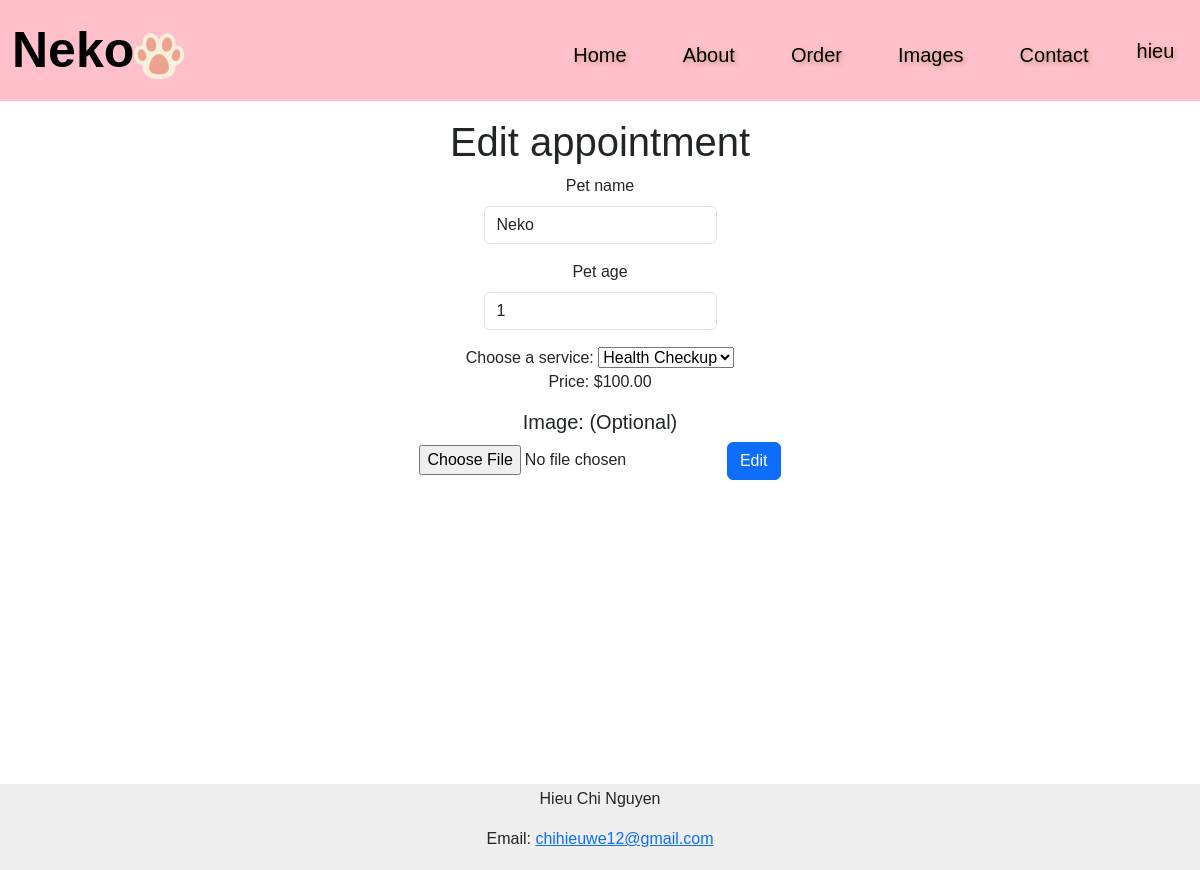
The app's page /edit (signed in) with its own data.
### tables this page shows
CREATE TABLE users (
    id INTEGER PRIMARY KEY AUTOINCREMENT NOT NULL, 
    name TEXT NOT NULL, 
    email TEXT NOT NULL,
    hash TEXT NOT NULL,
    cash NUMERIC NOT NULL DEFAULT 100.00
);

CREATE TABLE orders (
    id INTEGER PRIMARY KEY AUTOINCREMENT NOT NULL,
    user_id INTEGER,
    image_path TEXT,
    service TEXT,
    name TEXT,
    age TEXT, cash_spent NUMERIC,
    FOREIGN KEY(user_id) REFERENCES users(id)
);

### app.py (the view, shortened to what this page needs)
@app.route("/edit", methods=["GET", "POST"])
@login_required
def edit():
    order = db.execute("SELECT * FROM orders WHERE user_id = ?", session["user_id"])
    service = db.execute("SELECT name, price FROM service")
    cash = db.execute("SELECT cash FROM users WHERE id = ?", session["user_id"])
    cash = cash[0]["cash"] # Get the cash's current value, because db.execute return a list of dict
    return render_template("edit.html", navbar_style='navbar-alt', navbar_brand_style='navbar-brand-alt', nav_link_style='nav-link-alt', order=order, service=service)

### app.py (called while the page is built)
@app.after_request
def after_request(response):
    response.headers["Cache-Control"] = "no-cache, no-store, must-revalidate"
    response.headers["Expires"] = 0
    response.headers["Pragma"] = "no-cache"
    return response

def usd(value):
    return f"${value:,.2f}"

def login_required(f):
    @wraps(f)
    def decorated_function(*args, **kwargs):
        if session.get("user_id") is None:
            return redirect("/login")
        return f(*args, **kwargs)
    return decorated_function

### templates/edit.html (shortened to what this page needs)
{% extends "layout.html" %}
{% block main %}
<h1>Edit appointment</h1>
<form action="/edit" method="post" enctype="multipart/form-data">
    {% for order in order %}
    <div class="mb-3">
        <label for="petname" class="form-label">Pet name</label>
        <input id="petname" autofocus class="form-control mx-auto w-auto" autocomplete="off" name="petname" value="{{ order.name }}" type="text">
    </div>
    <div class="mb-3">
        <label for="petage" class="form-label">Pet age</label>
        <input id="petage" autofocus class="form-control mx-auto w-auto" autocomplete="off" name="petage" value="{{ order.age }}" type="text">
    </div>
    <label for="service">Choose a service:</label>
    <select id="service" name="service">
        {% for ser in service %}
            {% if order.service != ser.name %}
                <option value="{{ ser.name }}" data-price="{{ ser.price | usd }}">{{ ser.name }}</option>
            {% else %}
            <option value="{{ order.service }}" data-price="{{ ser.price | usd }}" selected>{{ order.service }}</option>
            {% endif %}
        {% endfor %}
    </select>
    <p id="price"></p>
    <h5>Image: (Optional)</h5>
    <input type="file" name="file" value="{{ order.image_path }}">
    <button class="btn btn-primary" type="submit">Edit</button>
    {% endfor %}
</form>
{% endblock %}

### templates/layout.html (shortened to what this page needs)
<!DOCTYPE html>
<html lang="en">
<head>
<link href="https://cdn.jsdelivr.net/npm/bootstrap@5.3.0/dist/css/bootstrap.min.css" rel="stylesheet">
<link rel="stylesheet" href="static/styles/styles.css">
</head>
<body>
<nav class="navbar navbar-expand-lg {{ navbar_style }}">
    <div class="container-fluid">
        <a class="navbar-brand {{ navbar_brand_style }}" href="/">Neko<img src="static/images/paw.png" width="50" height="50"></a>
        <div class="collapse navbar-collapse" id="navbarSupportedContent">
            {% if session["user_id"] %}
        <ul class="navbar-nav me-auto mt-2 mb-2 mb-lg-0">
            <li class="nav-item hover-underline-animation">
            <a class="nav-link {{ nav_link_style }}" href="/">Home</a>
            </li>
            <li class="nav-item">
            <a class="nav-link {{ nav_link_style }}" href="/about">About</a>
            </li>
            <li class="nav-item">
            <a class="nav-link {{ nav_link_style }}" href="/order">Order</a>
            </li>
            <li class="nav-item">
            <a class="nav-link {{ nav_link_style }}" href="#">Images</a>
            </li>
            <li class="nav-item">
            <a class="nav-link {{ nav_link_style }}" href="#">Contact</a>
            </li>
        </ul>
            <a class="nav-item nav-link {{ nav_link_style }}" href="/profile">{{ session["username"] }}</a>
        {% endif %}
    </div>
    </div>
    </nav>
<main class="container-fluid py-5 text-center">
    {% block main %}{% endblock %}
</main>
<footer>
    <p>Hieu Chi Nguyen</p>
    <p>Email: <a href="mailto:chihieuwe12@gmail.com">chihieuwe12@gmail.com</a></p>
</footer>
  </body>
</body>
</html>

### static/styles/styles.css (style rules this page uses)
* { font-family: 'proxima-nova', sans-serif; }
body { position: relative; min-height: 100vh; }
.navbar { position: fixed; top: 0; left: 0; right: 0; background-color: transparent; z-index: 1; }
.navbar-alt { position: fixed; top: 0; left: 0; right: 0; background-color: #FFC0CB; z-index: 1; }
.navbar-brand { color: rgb(255, 189, 189); font-size: 50px; font-weight: bold; margin-top: 0; }
.navbar-brand-alt { color: black; font-size: 50px; font-weight: bold; margin-top: 0; }
.navbar-nav { margin-left: 350px; }
.nav-link { margin-left: 15px; margin-right: 25px; font-size: 20px; color: rgb(255, 189, 189); text-shadow: 2px 2px 4px rgba(150, 111, 51, 0.5); }
.nav-link-alt { margin-left: 15px; margin-right: 25px; font-size: 20px; color: black; text-shadow: 2px 2px 4px rgba(150, 111, 51, 0.5); }
.container-fluid { position: relative; }
main { margin-top: 70px; }
footer { background-color: #eeeeee; height: auto; width: 100%; text-align: center; padding: 3px; left: 0; bottom: 0; position: absolute; z-index: -1; }

### records on screen
users: username "hieu"
orders: petname "Neko", petage "1"

### other values on screen
form field service "Health Checkup"
